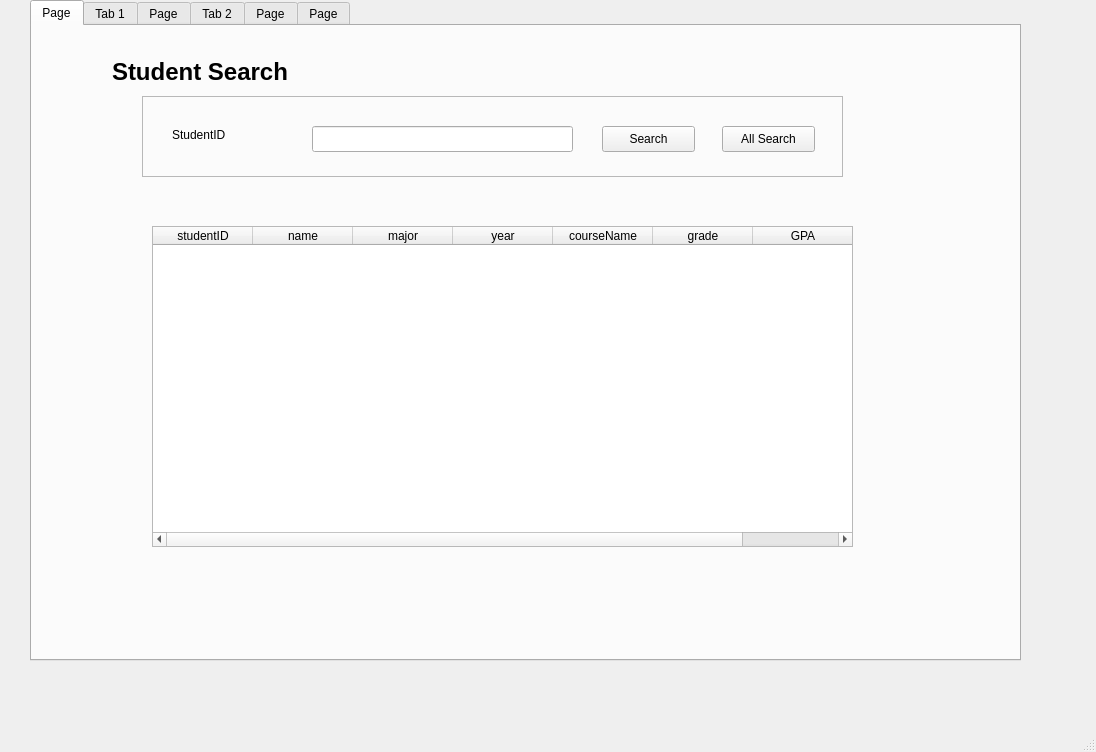
<?xml version="1.0" encoding="UTF-8"?>
<ui version="4.0">
 <class>MainWindow</class>
 <widget class="QMainWindow" name="MainWindow">
  <property name="geometry">
   <rect>
    <x>0</x>
    <y>0</y>
    <width>1096</width>
    <height>752</height>
   </rect>
  </property>
  <property name="windowTitle">
   <string>MainWindow</string>
  </property>
  <widget class="QWidget" name="centralwidget">
   <widget class="QTabWidget" name="tabWidget">
    <property name="geometry">
     <rect>
      <x>30</x>
      <y>0</y>
      <width>991</width>
      <height>661</height>
     </rect>
    </property>
    <property name="currentIndex">
     <number>0</number>
    </property>
    <widget class="QWidget" name="Search">
     <attribute name="title">
      <string>Page</string>
     </attribute>
     <widget class="QFrame" name="frame_4">
      <property name="geometry">
       <rect>
        <x>110</x>
        <y>70</y>
        <width>701</width>
        <height>81</height>
       </rect>
      </property>
      <property name="frameShape">
       <enum>QFrame::Shape::StyledPanel</enum>
      </property>
      <property name="frameShadow">
       <enum>QFrame::Shadow::Raised</enum>
      </property>
      <widget class="QLineEdit" name="searchStudentIDText">
       <property name="geometry">
        <rect>
         <x>170</x>
         <y>30</y>
         <width>261</width>
         <height>26</height>
        </rect>
       </property>
       <property name="text">
        <string/>
       </property>
      </widget>
      <widget class="QLabel" name="searchStudentID">
       <property name="geometry">
        <rect>
         <x>30</x>
         <y>30</y>
         <width>91</width>
         <height>18</height>
        </rect>
       </property>
       <property name="text">
        <string>StudentID</string>
       </property>
      </widget>
      <widget class="QPushButton" name="studentSearchButton">
       <property name="geometry">
        <rect>
         <x>460</x>
         <y>30</y>
         <width>93</width>
         <height>26</height>
        </rect>
       </property>
       <property name="text">
        <string>Search</string>
       </property>
      </widget>
      <widget class="QPushButton" name="allStudentSearchButton">
       <property name="geometry">
        <rect>
         <x>580</x>
         <y>30</y>
         <width>93</width>
         <height>26</height>
        </rect>
       </property>
       <property name="text">
        <string>All Search</string>
       </property>
      </widget>
     </widget>
     <widget class="QTableWidget" name="tableWidget_3">
      <property name="geometry">
       <rect>
        <x>120</x>
        <y>200</y>
        <width>701</width>
        <height>321</height>
       </rect>
      </property>
      <column>
       <property name="text">
        <string>studentID</string>
       </property>
      </column>
      <column>
       <property name="text">
        <string>name</string>
       </property>
      </column>
      <column>
       <property name="text">
        <string>major</string>
       </property>
      </column>
      <column>
       <property name="text">
        <string>year</string>
       </property>
      </column>
      <column>
       <property name="text">
        <string>courseName</string>
       </property>
      </column>
      <column>
       <property name="text">
        <string>grade</string>
       </property>
      </column>
      <column>
       <property name="text">
        <string>GPA</string>
       </property>
      </column>
     </widget>
     <widget class="QLabel" name="label_4">
      <property name="geometry">
       <rect>
        <x>80</x>
        <y>30</y>
        <width>341</width>
        <height>31</height>
       </rect>
      </property>
      <property name="font">
       <font>
        <pointsize>18</pointsize>
        <bold>true</bold>
       </font>
      </property>
      <property name="text">
       <string>Student Search</string>
      </property>
     </widget>
    </widget>
    <widget class="QWidget" name="regstration">
     <attribute name="title">
      <string>Tab 1</string>
     </attribute>
     <widget class="QFrame" name="frame">
      <property name="geometry">
       <rect>
        <x>30</x>
        <y>90</y>
        <width>931</width>
        <height>81</height>
       </rect>
      </property>
      <property name="frameShape">
       <enum>QFrame::Shape::StyledPanel</enum>
      </property>
      <property name="frameShadow">
       <enum>QFrame::Shadow::Raised</enum>
      </property>
      <widget class="QLineEdit" name="studentIDText">
       <property name="geometry">
        <rect>
         <x>100</x>
         <y>30</y>
         <width>113</width>
         <height>26</height>
        </rect>
       </property>
      </widget>
      <widget class="QLabel" name="studentID">
       <property name="geometry">
        <rect>
         <x>20</x>
         <y>30</y>
         <width>91</width>
         <height>18</height>
        </rect>
       </property>
       <property name="text">
        <string>StudentID</string>
       </property>
      </widget>
      <widget class="QLabel" name="name">
       <property name="geometry">
        <rect>
         <x>230</x>
         <y>30</y>
         <width>51</width>
         <height>18</height>
        </rect>
       </property>
       <property name="text">
        <string>Name</string>
       </property>
      </widget>
      <widget class="QLineEdit" name="nameText">
       <property name="geometry">
        <rect>
         <x>280</x>
         <y>30</y>
         <width>113</width>
         <height>26</height>
        </rect>
       </property>
      </widget>
      <widget class="QLabel" name="major">
       <property name="geometry">
        <rect>
         <x>410</x>
         <y>30</y>
         <width>51</width>
         <height>18</height>
        </rect>
       </property>
       <property name="text">
        <string>Major</string>
       </property>
      </widget>
      <widget class="QLineEdit" name="majorText">
       <property name="geometry">
        <rect>
         <x>460</x>
         <y>30</y>
         <width>113</width>
         <height>26</height>
        </rect>
       </property>
      </widget>
      <widget class="QLabel" name="year">
       <property name="geometry">
        <rect>
         <x>590</x>
         <y>30</y>
         <width>51</width>
         <height>18</height>
        </rect>
       </property>
       <property name="text">
        <string>Year</string>
       </property>
      </widget>
      <widget class="QLineEdit" name="yearText">
       <property name="geometry">
        <rect>
         <x>630</x>
         <y>30</y>
         <width>113</width>
         <height>26</height>
        </rect>
       </property>
      </widget>
      <widget class="QPushButton" name="registrationpushButton">
       <property name="geometry">
        <rect>
         <x>810</x>
         <y>30</y>
         <width>93</width>
         <height>26</height>
        </rect>
       </property>
       <property name="text">
        <string>Registration</string>
       </property>
      </widget>
     </widget>
     <widget class="QTableWidget" name="tableWidget">
      <property name="geometry">
       <rect>
        <x>200</x>
        <y>220</y>
        <width>611</width>
        <height>351</height>
       </rect>
      </property>
      <column>
       <property name="text">
        <string>studentID</string>
       </property>
      </column>
      <column>
       <property name="text">
        <string>name</string>
       </property>
      </column>
      <column>
       <property name="text">
        <string>major</string>
       </property>
      </column>
      <column>
       <property name="text">
        <string>year</string>
       </property>
      </column>
      <column>
       <property name="text">
        <string>courseName</string>
       </property>
      </column>
      <column>
       <property name="text">
        <string>grade</string>
       </property>
      </column>
     </widget>
     <widget class="QLabel" name="label">
      <property name="geometry">
       <rect>
        <x>30</x>
        <y>30</y>
        <width>341</width>
        <height>31</height>
       </rect>
      </property>
      <property name="font">
       <font>
        <pointsize>18</pointsize>
        <bold>true</bold>
       </font>
      </property>
      <property name="text">
       <string>Student Registration</string>
      </property>
     </widget>
    </widget>
    <widget class="QWidget" name="tab">
     <attribute name="title">
      <string>Page</string>
     </attribute>
     <widget class="QLabel" name="label_3">
      <property name="geometry">
       <rect>
        <x>40</x>
        <y>30</y>
        <width>341</width>
        <height>31</height>
       </rect>
      </property>
      <property name="font">
       <font>
        <pointsize>18</pointsize>
        <bold>true</bold>
       </font>
      </property>
      <property name="text">
       <string>Delete Student</string>
      </property>
     </widget>
     <widget class="QFrame" name="frame_6">
      <property name="geometry">
       <rect>
        <x>30</x>
        <y>90</y>
        <width>931</width>
        <height>81</height>
       </rect>
      </property>
      <property name="frameShape">
       <enum>QFrame::Shape::StyledPanel</enum>
      </property>
      <property name="frameShadow">
       <enum>QFrame::Shadow::Raised</enum>
      </property>
      <widget class="QLineEdit" name="deleteStudentText">
       <property name="geometry">
        <rect>
         <x>120</x>
         <y>30</y>
         <width>201</width>
         <height>26</height>
        </rect>
       </property>
      </widget>
      <widget class="QLabel" name="deleteStudent">
       <property name="geometry">
        <rect>
         <x>30</x>
         <y>30</y>
         <width>91</width>
         <height>18</height>
        </rect>
       </property>
       <property name="text">
        <string>StudentID</string>
       </property>
      </widget>
      <widget class="QPushButton" name="deleteStudentPushButton">
       <property name="geometry">
        <rect>
         <x>810</x>
         <y>30</y>
         <width>93</width>
         <height>26</height>
        </rect>
       </property>
       <property name="text">
        <string>Delete</string>
       </property>
      </widget>
     </widget>
    </widget>
    <widget class="QWidget" name="Course">
     <attribute name="title">
      <string>Tab 2</string>
     </attribute>
     <widget class="QLabel" name="label_2">
      <property name="geometry">
       <rect>
        <x>40</x>
        <y>20</y>
        <width>161</width>
        <height>31</height>
       </rect>
      </property>
      <property name="font">
       <font>
        <pointsize>18</pointsize>
        <bold>true</bold>
       </font>
      </property>
      <property name="text">
       <string>Add course</string>
      </property>
     </widget>
     <widget class="QFrame" name="frame_2">
      <property name="geometry">
       <rect>
        <x>40</x>
        <y>60</y>
        <width>801</width>
        <height>81</height>
       </rect>
      </property>
      <property name="frameShape">
       <enum>QFrame::Shape::StyledPanel</enum>
      </property>
      <property name="frameShadow">
       <enum>QFrame::Shadow::Raised</enum>
      </property>
      <widget class="QLineEdit" name="AddCourseStudentIDText">
       <property name="geometry">
        <rect>
         <x>110</x>
         <y>30</y>
         <width>113</width>
         <height>26</height>
        </rect>
       </property>
      </widget>
      <widget class="QLabel" name="AddCourseStudentID">
       <property name="geometry">
        <rect>
         <x>20</x>
         <y>30</y>
         <width>91</width>
         <height>18</height>
        </rect>
       </property>
       <property name="text">
        <string>StudentID</string>
       </property>
      </widget>
      <widget class="QLabel" name="AddCourse">
       <property name="geometry">
        <rect>
         <x>260</x>
         <y>30</y>
         <width>51</width>
         <height>18</height>
        </rect>
       </property>
       <property name="text">
        <string>Course</string>
       </property>
      </widget>
      <widget class="QLineEdit" name="AddCourseText">
       <property name="geometry">
        <rect>
         <x>320</x>
         <y>30</y>
         <width>113</width>
         <height>26</height>
        </rect>
       </property>
      </widget>
      <widget class="QLabel" name="AddCourseGrade">
       <property name="geometry">
        <rect>
         <x>480</x>
         <y>30</y>
         <width>51</width>
         <height>18</height>
        </rect>
       </property>
       <property name="text">
        <string>Grade</string>
       </property>
      </widget>
      <widget class="QLineEdit" name="AddCourseGradeText">
       <property name="geometry">
        <rect>
         <x>530</x>
         <y>30</y>
         <width>113</width>
         <height>26</height>
        </rect>
       </property>
      </widget>
      <widget class="QPushButton" name="AddCoursePushButton">
       <property name="geometry">
        <rect>
         <x>690</x>
         <y>30</y>
         <width>93</width>
         <height>26</height>
        </rect>
       </property>
       <property name="text">
        <string>Add</string>
       </property>
      </widget>
     </widget>
     <widget class="QTableWidget" name="tableWidget_2">
      <property name="geometry">
       <rect>
        <x>140</x>
        <y>180</y>
        <width>611</width>
        <height>301</height>
       </rect>
      </property>
      <column>
       <property name="text">
        <string>studentID</string>
       </property>
      </column>
      <column>
       <property name="text">
        <string>name</string>
       </property>
      </column>
      <column>
       <property name="text">
        <string>New Column</string>
       </property>
      </column>
      <column>
       <property name="text">
        <string>major</string>
       </property>
      </column>
      <column>
       <property name="text">
        <string>courseName</string>
       </property>
      </column>
      <column>
       <property name="text">
        <string>grade</string>
       </property>
      </column>
     </widget>
    </widget>
    <widget class="QWidget" name="tab_2">
     <attribute name="title">
      <string>Page</string>
     </attribute>
     <widget class="QLabel" name="label_6">
      <property name="geometry">
       <rect>
        <x>40</x>
        <y>30</y>
        <width>161</width>
        <height>31</height>
       </rect>
      </property>
      <property name="font">
       <font>
        <pointsize>18</pointsize>
        <bold>true</bold>
       </font>
      </property>
      <property name="text">
       <string>course Delete</string>
      </property>
     </widget>
    </widget>
    <widget class="QWidget" name="Update">
     <attribute name="title">
      <string>Page</string>
     </attribute>
     <widget class="QLabel" name="label_5">
      <property name="geometry">
       <rect>
        <x>30</x>
        <y>20</y>
        <width>161</width>
        <height>31</height>
       </rect>
      </property>
      <property name="font">
       <font>
        <pointsize>18</pointsize>
        <bold>true</bold>
       </font>
      </property>
      <property name="text">
       <string>Update grade</string>
      </property>
     </widget>
     <widget class="QFrame" name="frame_5">
      <property name="geometry">
       <rect>
        <x>30</x>
        <y>60</y>
        <width>801</width>
        <height>81</height>
       </rect>
      </property>
      <property name="frameShape">
       <enum>QFrame::Shape::StyledPanel</enum>
      </property>
      <property name="frameShadow">
       <enum>QFrame::Shadow::Raised</enum>
      </property>
      <widget class="QLineEdit" name="updateStudentIDText">
       <property name="geometry">
        <rect>
         <x>110</x>
         <y>30</y>
         <width>113</width>
         <height>26</height>
        </rect>
       </property>
      </widget>
      <widget class="QLabel" name="updateStudentID">
       <property name="geometry">
        <rect>
         <x>20</x>
         <y>30</y>
         <width>91</width>
         <height>18</height>
        </rect>
       </property>
       <property name="text">
        <string>StudentID</string>
       </property>
      </widget>
      <widget class="QLabel" name="updateCourse">
       <property name="geometry">
        <rect>
         <x>260</x>
         <y>30</y>
         <width>51</width>
         <height>18</height>
        </rect>
       </property>
       <property name="text">
        <string>Course</string>
       </property>
      </widget>
      <widget class="QLineEdit" name="updateCourseText">
       <property name="geometry">
        <rect>
         <x>320</x>
         <y>30</y>
         <width>113</width>
         <height>26</height>
        </rect>
       </property>
      </widget>
      <widget class="QLabel" name="updateGrade">
       <property name="geometry">
        <rect>
         <x>480</x>
         <y>30</y>
         <width>51</width>
         <height>18</height>
        </rect>
       </property>
       <property name="text">
        <string>Grade</string>
       </property>
      </widget>
      <widget class="QLineEdit" name="updateGradeText">
       <property name="geometry">
        <rect>
         <x>530</x>
         <y>30</y>
         <width>113</width>
         <height>26</height>
        </rect>
       </property>
      </widget>
      <widget class="QPushButton" name="updateButton">
       <property name="geometry">
        <rect>
         <x>690</x>
         <y>30</y>
         <width>93</width>
         <height>26</height>
        </rect>
       </property>
       <property name="text">
        <string>Update</string>
       </property>
      </widget>
     </widget>
     <widget class="QTableWidget" name="tableWidget_5">
      <property name="geometry">
       <rect>
        <x>150</x>
        <y>190</y>
        <width>611</width>
        <height>301</height>
       </rect>
      </property>
      <column>
       <property name="text">
        <string>studentID</string>
       </property>
      </column>
      <column>
       <property name="text">
        <string>name</string>
       </property>
      </column>
      <column>
       <property name="text">
        <string>major</string>
       </property>
      </column>
      <column>
       <property name="text">
        <string>year</string>
       </property>
      </column>
      <column>
       <property name="text">
        <string>courseName</string>
       </property>
      </column>
      <column>
       <property name="text">
        <string>grade</string>
       </property>
      </column>
     </widget>
    </widget>
   </widget>
  </widget>
  <widget class="QMenuBar" name="menubar">
   <property name="geometry">
    <rect>
     <x>0</x>
     <y>0</y>
     <width>1096</width>
     <height>23</height>
    </rect>
   </property>
  </widget>
  <widget class="QStatusBar" name="statusbar"/>
 </widget>
 <resources/>
 <connections/>
</ui>
